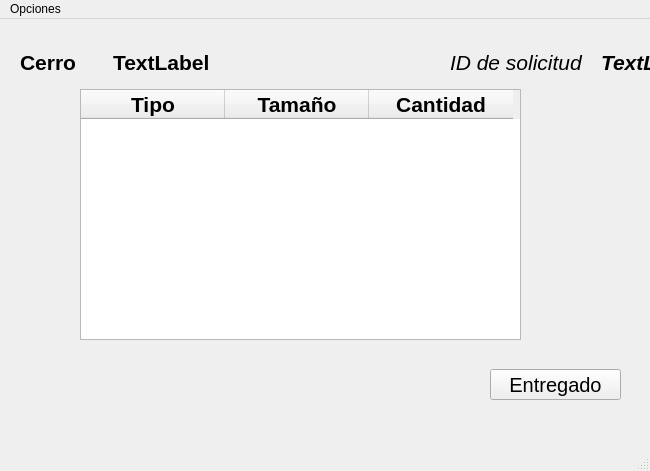
<?xml version="1.0" encoding="UTF-8"?>
<ui version="4.0">
 <class>CamionWindows</class>
 <widget class="QMainWindow" name="CamionWindows">
  <property name="geometry">
   <rect>
    <x>0</x>
    <y>0</y>
    <width>650</width>
    <height>471</height>
   </rect>
  </property>
  <property name="windowTitle">
   <string>MainWindow</string>
  </property>
  <property name="animated">
   <bool>false</bool>
  </property>
  <property name="tabShape">
   <enum>QTabWidget::Triangular</enum>
  </property>
  <property name="dockOptions">
   <set>QMainWindow::AllowTabbedDocks</set>
  </property>
  <widget class="QWidget" name="centralwidget">
   <widget class="QTableWidget" name="tableWidget">
    <property name="geometry">
     <rect>
      <x>80</x>
      <y>70</y>
      <width>441</width>
      <height>251</height>
     </rect>
    </property>
    <property name="font">
     <font>
      <pointsize>12</pointsize>
      <weight>50</weight>
      <italic>false</italic>
      <bold>false</bold>
     </font>
    </property>
    <property name="autoScroll">
     <bool>true</bool>
    </property>
    <property name="editTriggers">
     <set>QAbstractItemView::NoEditTriggers</set>
    </property>
    <property name="tabKeyNavigation">
     <bool>false</bool>
    </property>
    <property name="showDropIndicator" stdset="0">
     <bool>true</bool>
    </property>
    <property name="dragEnabled">
     <bool>false</bool>
    </property>
    <property name="dragDropOverwriteMode">
     <bool>true</bool>
    </property>
    <property name="alternatingRowColors">
     <bool>false</bool>
    </property>
    <property name="iconSize">
     <size>
      <width>0</width>
      <height>0</height>
     </size>
    </property>
    <property name="showGrid">
     <bool>true</bool>
    </property>
    <attribute name="horizontalHeaderDefaultSectionSize">
     <number>144</number>
    </attribute>
    <attribute name="horizontalHeaderMinimumSectionSize">
     <number>28</number>
    </attribute>
    <attribute name="verticalHeaderVisible">
     <bool>false</bool>
    </attribute>
    <attribute name="verticalHeaderDefaultSectionSize">
     <number>47</number>
    </attribute>
    <attribute name="verticalHeaderHighlightSections">
     <bool>true</bool>
    </attribute>
    <attribute name="verticalHeaderMinimumSectionSize">
     <number>23</number>
    </attribute>
    <column>
     <property name="text">
      <string>Tipo</string>
     </property>
     <property name="font">
      <font>
       <pointsize>16</pointsize>
       <weight>75</weight>
       <bold>true</bold>
      </font>
     </property>
    </column>
    <column>
     <property name="text">
      <string>Tamaño</string>
     </property>
     <property name="font">
      <font>
       <pointsize>16</pointsize>
       <weight>75</weight>
       <bold>true</bold>
      </font>
     </property>
    </column>
    <column>
     <property name="text">
      <string>Cantidad</string>
     </property>
     <property name="font">
      <font>
       <pointsize>16</pointsize>
       <weight>75</weight>
       <bold>true</bold>
      </font>
     </property>
    </column>
   </widget>
   <widget class="QPushButton" name="entregado">
    <property name="geometry">
     <rect>
      <x>490</x>
      <y>350</y>
      <width>131</width>
      <height>31</height>
     </rect>
    </property>
    <property name="font">
     <font>
      <pointsize>15</pointsize>
      <weight>50</weight>
      <bold>false</bold>
     </font>
    </property>
    <property name="text">
     <string>Entregado</string>
    </property>
   </widget>
   <widget class="QWidget" name="layoutWidget">
    <property name="geometry">
     <rect>
      <x>450</x>
      <y>30</y>
      <width>295</width>
      <height>27</height>
     </rect>
    </property>
    <layout class="QHBoxLayout" name="horizontalLayout_3">
     <item>
      <widget class="QLabel" name="label">
       <property name="font">
        <font>
         <pointsize>16</pointsize>
         <weight>50</weight>
         <italic>true</italic>
         <bold>false</bold>
         <underline>false</underline>
         <strikeout>false</strikeout>
        </font>
       </property>
       <property name="text">
        <string>ID de solicitud</string>
       </property>
      </widget>
     </item>
     <item>
      <widget class="QLabel" name="ID">
       <property name="font">
        <font>
         <pointsize>16</pointsize>
         <weight>75</weight>
         <italic>true</italic>
         <bold>true</bold>
        </font>
       </property>
       <property name="text">
        <string>TextLabel</string>
       </property>
      </widget>
     </item>
    </layout>
   </widget>
   <widget class="QWidget" name="">
    <property name="geometry">
     <rect>
      <x>20</x>
      <y>30</y>
      <width>190</width>
      <height>27</height>
     </rect>
    </property>
    <layout class="QHBoxLayout" name="horizontalLayout">
     <item>
      <widget class="QLabel" name="label_2">
       <property name="font">
        <font>
         <pointsize>16</pointsize>
         <weight>75</weight>
         <bold>true</bold>
        </font>
       </property>
       <property name="text">
        <string>Cerro</string>
       </property>
      </widget>
     </item>
     <item>
      <widget class="QLabel" name="cerro">
       <property name="font">
        <font>
         <pointsize>16</pointsize>
         <weight>75</weight>
         <bold>true</bold>
        </font>
       </property>
       <property name="text">
        <string>TextLabel</string>
       </property>
      </widget>
     </item>
    </layout>
   </widget>
  </widget>
  <widget class="QMenuBar" name="menubar">
   <property name="geometry">
    <rect>
     <x>0</x>
     <y>0</y>
     <width>650</width>
     <height>19</height>
    </rect>
   </property>
   <widget class="QMenu" name="menuOpciones">
    <property name="title">
     <string>Opciones</string>
    </property>
    <addaction name="actionCerrar_Session"/>
   </widget>
   <addaction name="menuOpciones"/>
  </widget>
  <widget class="QStatusBar" name="statusbar"/>
  <action name="actionCerrar_Session">
   <property name="text">
    <string>Cerrar Session</string>
   </property>
  </action>
 </widget>
 <resources/>
 <connections/>
</ui>
